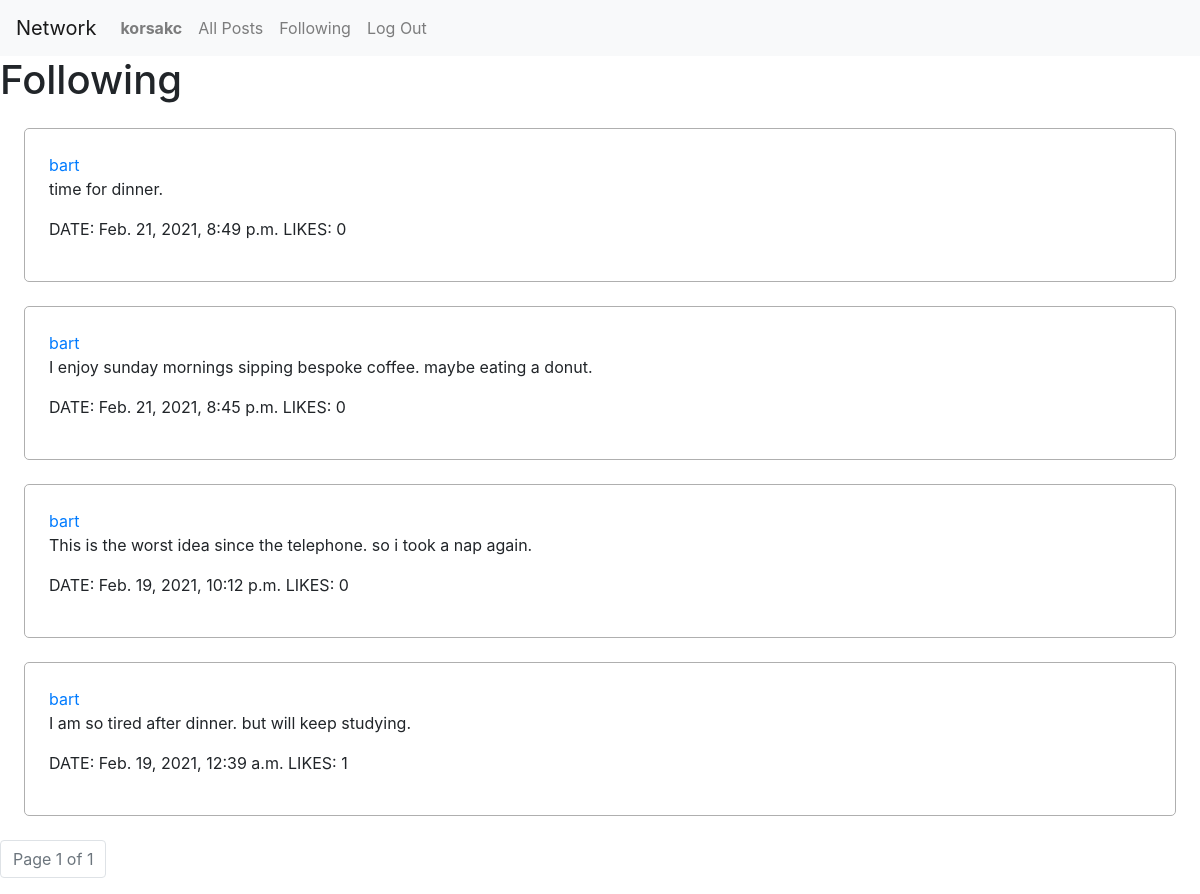
Page /following (signed in) on the earlier database version.
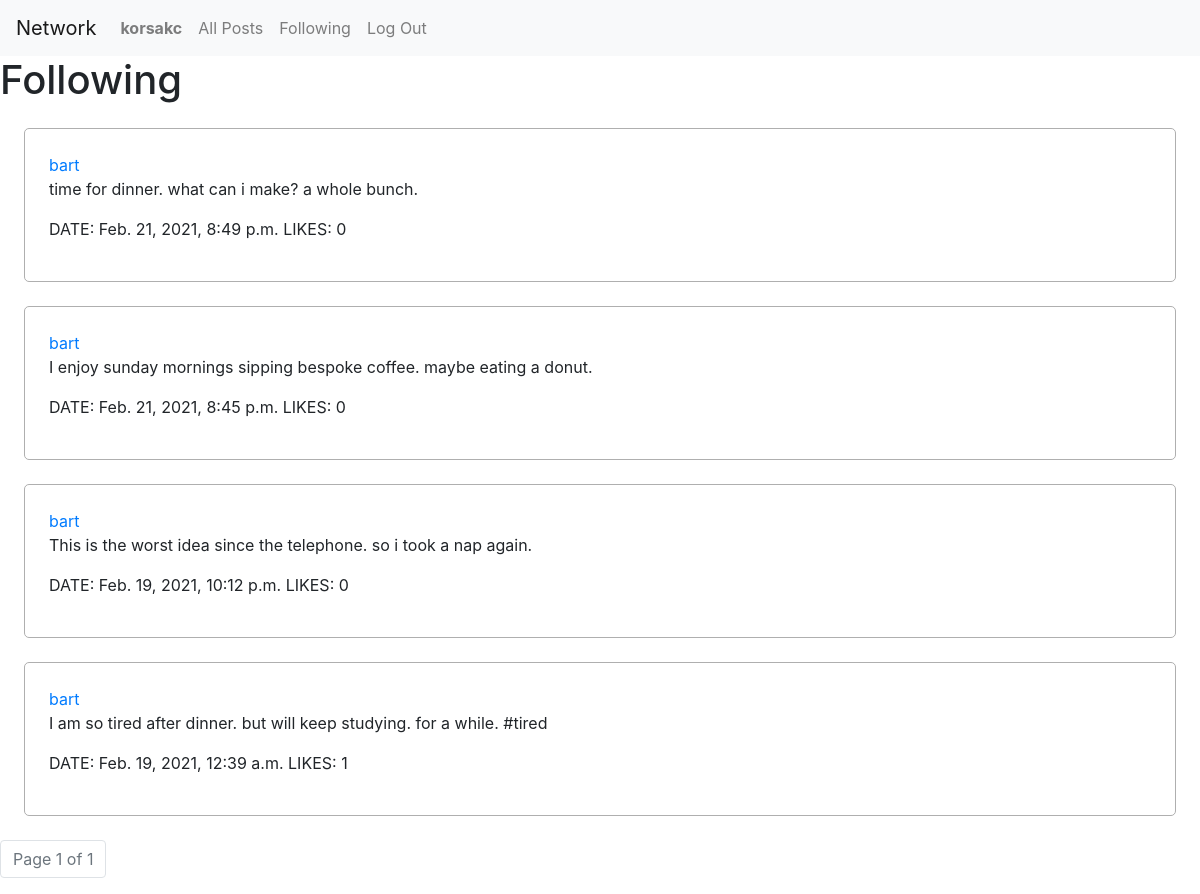
Same page on the later database version.
### network/models.py (models this page shows, shortened)
class Post(models.Model):
  creator = models.ForeignKey(User, on_delete=models.CASCADE)
  date = models.DateTimeField(auto_now_add=True)
  text = models.CharField(max_length=280)
  likes = models.ManyToManyField(User, blank=True, related_name="likedbyuser")

class User(AbstractUser):
  followers = models.ManyToManyField('User', blank=True, related_name="following")

### network/views.py (the view)
# urls.py: path("following", views.following, name="following"),
@login_required(login_url='login')
def following(request):
  user = request.user
  following = user.following.all()
  posts = Post.objects.filter(creator__in=following).order_by('-date')
  paginator = Paginator(posts, 10) # Show 10 posts per page.
  page_number = request.GET.get('page')
  page_obj = paginator.get_page(page_number)
  return render(request, "network/following.html", {
    'page_obj': page_obj
  })

### network/templates/network/following.html (shortened to what this page needs)
{% extends "network/layout.html" %}
{% block body %}
  <h1>Following</h1>
  <section>
    {% for post in page_obj %}
      <div class="post">
        <a href="{% url 'profile' post.creator.username %}">{{ post.creator.username }}</a>
        <p>{{ post.text }}</p>
        <p><span>DATE: {{ post.date }}</span> <span>LIKES: {{ post.likes.count }}</span>
      </div>
    {% endfor %}
  </section>
  <nav class="pagination">
    <ul class="pagination">
        <li class="page-item disabled">
          <a class="page-link" aria-disabled="true">
            Page {{ page_obj.number }} of {{ page_obj.paginator.num_pages }}
          </a>
        </li>
    </ul>
  </nav>
{% endblock %}

Differences in the rows shown:
changed Post: text "time for dinner." → "time for dinner. what can i make? a whole bunch."
changed Post: text "I am so tired after dinner. but will keep studying." → "I am so tired after dinner. but will keep studying. for a while. #tired"
